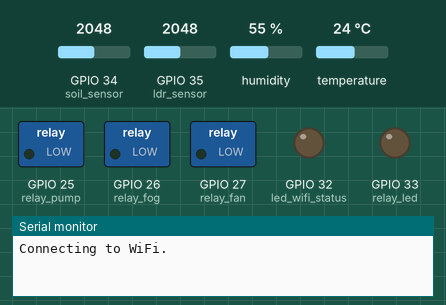
Simulated run of this sketch. Board: ESP32. On the bench: switched loads named in the sketch (green lamp = pin HIGH), output pins drawn as LEDs (lit = HIGH), the last lines printed to the serial monitor. Inputs (shaded band) come from the test bench; at power-on: temperature 24 °C, GPIO 34 (soil_sensor) = 2048, GPIO 35 (ldr_sensor) = 2048, humidity 55 %. WiFi joins after 1.5 s; servers stay silent unless stated; the local clock reads 2024-03-15 10:24:30 at power-on unless the sketch sets it; no MQTT or app messages arrive unless stated; web services answer with replies made up by the test bench.

Above: at 0.1 s.
At 2.7 s:
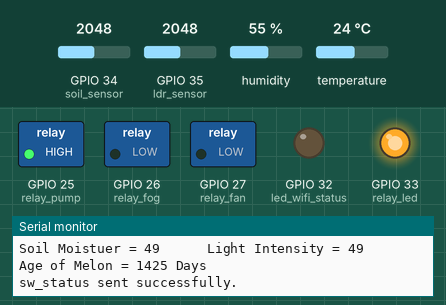
2.8 s: temperature set to 5 °C
At 3.4 s:
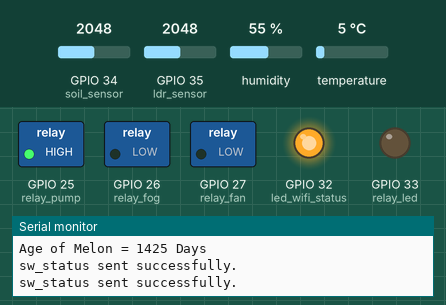
Timing chart, 0 to 5.8 s (numbered marks = the images above; inputs shaded):
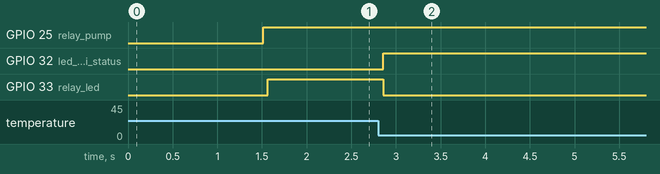

The sketch:

demo_v002.ino
```cpp
#include <WiFi.h>
#include <WiFiClientSecure.h>
#include <time.h>
#include <DHT.h>
#include "Adafruit_MQTT.h"
#include "Adafruit_MQTT_Client.h"
#include "ThingSpeak.h"

#define DHTPIN 5
#define DHTTYPE DHT22

#define LINE_TOKEN "ZrHx4oHAJMZyYuy9HJb3kxgsjXcB5ekgjdzXJsF0V61"

#define AIO_SERVER      "io.adafruit.com"
#define AIO_SERVERPORT  1883
#define AIO_USERNAME  "FARmer037"
#define AIO_KEY  "f7fc3c178a014d4bbada37a32acaf9cb"

WiFiClient client;

DHT dht(DHTPIN, DHTTYPE);

Adafruit_MQTT_Client mqtt(&client, AIO_SERVER, AIO_SERVERPORT, AIO_USERNAME, AIO_KEY);

Adafruit_MQTT_Publish temp = Adafruit_MQTT_Publish(&mqtt, AIO_USERNAME "/feeds/temp");
Adafruit_MQTT_Publish humidity = Adafruit_MQTT_Publish(&mqtt, AIO_USERNAME "/feeds/humidity");
Adafruit_MQTT_Publish soilmoisture = Adafruit_MQTT_Publish(&mqtt, AIO_USERNAME "/feeds/soilmoisture");
Adafruit_MQTT_Publish lightintensity = Adafruit_MQTT_Publish(&mqtt, AIO_USERNAME "/feeds/lightintensity");
Adafruit_MQTT_Publish pumpswitch = Adafruit_MQTT_Publish(&mqtt, AIO_USERNAME "/feeds/pumpswitch");
Adafruit_MQTT_Publish lightswitch = Adafruit_MQTT_Publish(&mqtt, AIO_USERNAME "/feeds/lightswitch");
Adafruit_MQTT_Publish age = Adafruit_MQTT_Publish(&mqtt, AIO_USERNAME "/feeds/age");

//------------------------------------------------MESSAGE--------------------------------------------------------------------------//
String m_Watered = "%E0%B8%A3%E0%B8%94%E0%B8%99%E0%B9%89%E0%B8%B3%E0%B9%81%E0%B8%A5%E0%B9%89%E0%B8%A7%20!";    //  รดน้ำแล้ว!
String m_TernOn = "%E0%B9%80%E0%B8%9B%E0%B8%B4%E0%B8%94%E0%B9%84%E0%B8%9F%20LED%20Grow%20Light%20%E0%B9%81%E0%B8%A5%E0%B9%89%E0%B8%A7%20!";   //  เปิดไฟ LED Grow Light แล้ว !
String m_TernOff = "%E0%B8%9B%E0%B8%B4%E0%B8%94%E0%B9%84%E0%B8%9F%20LED%20Grow%20Light%20%E0%B9%81%E0%B8%A5%E0%B9%89%E0%B8%A7%20!";           //  ปิดไฟ LED Grow Light แล้ว !
String m_temp = "%E0%B8%AD%E0%B8%B8%E0%B8%93%E0%B8%AB%E0%B8%A0%E0%B8%B9%E0%B8%A1%E0%B8%B4";                                                                     //  อุณหภูมิ
String m_humid = "%E0%B8%84%E0%B8%A7%E0%B8%B2%E0%B8%A1%E0%B8%8A%E0%B8%B7%E0%B9%89%E0%B8%99%E0%B9%83%E0%B8%99%E0%B8%AD%E0%B8%B2%E0%B8%81%E0%B8%B2%E0%B8%A8";      //  ความชื้นในอากาศ
String m_soil = "%E0%B8%84%E0%B8%A7%E0%B8%B2%E0%B8%A1%E0%B8%8A%E0%B8%B7%E0%B9%89%E0%B8%99%E0%B9%83%E0%B8%99%E0%B8%94%E0%B8%B4%E0%B8%99";                        //  ความชื้นในดิน
String m_light = "%E0%B8%84%E0%B8%A7%E0%B8%B2%E0%B8%A1%E0%B9%80%E0%B8%82%E0%B9%89%E0%B8%A1%E0%B8%82%E0%B8%AD%E0%B8%87%E0%B9%81%E0%B8%AA%E0%B8%87";               //  ความเข้มของแสง

//--------------------------------------------------------------------------------------------------------------------------------//
const char* ssid = "SmartFarmNet";
const char* password = "aptx4869";
//const char* ssid = "AndroidAP";
//const char* password = "fnei9721";

// Thingspeak channel details
unsigned long channelNumber = 963193;
const char * myWriteAPIKey = "UVLLKJC7997PHZTL";
const char * myReadAPIKey = "PJB25YZF2GE4Y4NC";
unsigned int tempFieldNumber = 1;
unsigned int humidFieldNumber = 2;
unsigned int soilFieldNumber = 3;
unsigned int lightFieldNumber = 4;

int timezone = 7 * 3600;                      //ค่า TimeZone ตามเวลาประเทศไทย
int dst = 0;                                  //ค่า Date Swing Time

String ntp_day = "";
String ntp_time = "";

time_t plant = 1587342911;                    //ค่าเวลาปลูก (จำนวนวินาทีตั้งแต่ 1 มกราคม 1900 เวลา 00:00:00)

//-----------------------SET PIN-----------------------------------------//
int relay_fog = 26;
int relay_fan = 27;
int relay_pump = 25;
int relay_led = 33;
int soil_sensor = 34;
int ldr_sensor = 35;
int led_wifi_status = 32;

//------------------------------------------------SET STATE------------------------------------------------------------------------//
int state_water = 0;
int state_light = 0;
int state_day = 100;

const unsigned long eventIntervalAd = 600000;
unsigned long previousTimeTh = 0;
unsigned long previousTimeAd = 0;

//------------------------------------------------SETUP FUNCTION-------------------------------------------------------------------//
void setup() {
  pinMode(relay_fog, OUTPUT);
  pinMode(relay_fan, OUTPUT);
  pinMode(relay_pump, OUTPUT);
  pinMode(relay_led, OUTPUT);
  pinMode(led_wifi_status, OUTPUT);
  digitalWrite(led_wifi_status, 0);

  Serial.begin(115200);
  dht.begin();
  WiFi.begin(ssid, password);
  Serial.print("Connecting to WiFi");

  while (WiFi.status() != WL_CONNECTED) {
    Serial.print(".");
    delay(500);
  }

  Serial.println("\nConnected to the WiFi network");
  Serial.print("IP address: ");
  Serial.println(WiFi.localIP());

  Serial.println("");

  ThingSpeak.begin(client);  // Initialize ThingSpeak

}

//----------------------------------------------------------------------------------------------------------------------------------//

void loop() {
  if ((WiFi.status() == WL_CONNECTED))
  {
    float t = dht.readTemperature();
    float h = dht.readHumidity();
    int soil = read_soil();
    int ldr = read_ldr();
    String current_t = "";

    configTime(timezone, dst, "pool.ntp.org", "time.nist.gov");
    time_t now = time(nullptr);
    struct tm* p_tm = localtime(&now);

    // age_of_melon()
    double diff = difftime(now, plant);
    int n_day = diff /86400;

    // print values
    print_value(t, h, soil, ldr, n_day);

    // Get current time
    ntp_time = String(p_tm->tm_hour);
    ntp_time += ":";
    ntp_time += String(p_tm->tm_min);
    ntp_time += ":";
    ntp_time += String(p_tm->tm_sec);

    ntp_day = String(p_tm->tm_mday);
    ntp_day += "-";
    ntp_day += String(p_tm->tm_mon + 1);
    ntp_day += "-";
    ntp_day += String(p_tm->tm_year + 1900);

    current_t = ntp_day + " " + ntp_time;


    // Send data every 10 minutes
    unsigned long currentTime = millis();

    if(currentTime - previousTimeAd >= eventIntervalAd) {

      if (t < 100 && h < 100) {
         sendDataToAdafruit(temp, humidity, soilmoisture, lightintensity, age, t, h, soil, ldr, n_day);
      }

      LINE_Notify("\n" + current_t + "\n" +
                m_temp + " : " + t + "%C2%B0C" + "\n" +
                m_humid + " : " + h + " %25" + "\n" +
                m_soil + " : " + soil + " %25" + "\n" +
                m_light + " : " + ldr + " %25");

      previousTimeAd = currentTime;
    }


    // water(n_day);
    if (n_day <= 14) {
      if (p_tm->tm_hour == 8 || p_tm->tm_hour == 15 || soil < 50) {
        if (p_tm->tm_min == 0 && p_tm->tm_sec <= 25 || soil < 50) {
          digitalWrite(relay_pump, 1);

          if (state_water == 0) {
             sendStatusToAdafruit(pumpswitch, "ON");
            state_water = 1;
          }
        }
        else {
          digitalWrite(relay_pump, 0);

          if (state_water == 1) {
            LINE_Notify("\n" + current_t + "\n" + m_Watered);
             sendStatusToAdafruit(pumpswitch, "OFF");
            state_water = 0;
          }
        }
      }
    }
    else if (n_day > 14) {
      if (p_tm->tm_hour == 8 || p_tm->tm_hour == 12 || p_tm->tm_hour == 15 || soil < 50) {
        if (p_tm->tm_min == 0 && p_tm->tm_sec <= 25 || soil < 50) {
          digitalWrite(relay_pump, 1);

          if (state_water == 0) {
             sendStatusToAdafruit(pumpswitch, "ON");
            state_water = 1;
          }
        }
        else {
          digitalWrite(relay_pump, 0);

          if (state_water == 1) {
            LINE_Notify("\n" + current_t + "\n" + m_Watered);
             sendStatusToAdafruit(pumpswitch, "OFF");
            state_water = 0;
          }
        }
      }
    }


    // turnOnTheLight(ldr);
    if((p_tm->tm_hour >= 19) || p_tm->tm_hour <= 6 || ldr < 50) {
      digitalWrite(relay_led, 1);

      if(state_light == 0) {
        LINE_Notify("\n" + current_t + "\n" + m_TernOn + "\n" + "Light = " + ldr);
         sendStatusToAdafruit(lightswitch, "ON");
        state_light = 1;
      }
    }
    else if (ldr > 50) {
      digitalWrite(relay_led, 0);

      if(state_light == 1) {
        LINE_Notify("\n" + current_t + "\n" + m_TernOff + "\n" + "Light = " + ldr);
         sendStatusToAdafruit(lightswitch, "OFF");
        state_light = 0;
      }
    }

    // fan and fog system
    t > 55 ? digitalWrite(relay_led, 1) : digitalWrite(relay_led, 0);
//    h > 90 ? digitalWrite(relay_fan, 1) : digitalWrite(relay_fan, 0);

    digitalWrite(led_wifi_status, 1);
  }
  else
  {
    Serial.println("Connection lost");
    digitalWrite(led_wifi_status, 0);
  }

  delay(1000);
}

//----------------------------------------------------------------------------------------------------------------------------------//

int read_soil() {
  int value = analogRead(soil_sensor);
  int soil = map(value, 4095, 0, 0, 100);

  return soil;
}

int read_ldr() {
  int value = analogRead(ldr_sensor);
  int ldr = map(value, 4095, 0, 0, 100);

  return ldr;
}

void print_value(int t, int h, int soil, int ldr, int age) {
  Serial.print("Temperature = ");
  Serial.print(t);
  Serial.print("      ");
  Serial.print("Humidity = ");
  Serial.print(h);
  Serial.println("");

  Serial.print("Soil Moistuer = ");
  Serial.print(soil);
  Serial.print("      ");
  Serial.print("Light Intensity = ");
  Serial.print(ldr);
  Serial.println("");

  Serial.print("Age of Melon = ");
  Serial.print(age);
  Serial.println(" Days");
}

boolean MQTT_connect() {
  int8_t ret;
  if (mqtt.connected()) {
    return true;
  }
  uint8_t retries = 3;
  while ((ret = mqtt.connect()) != 0) {
    mqtt.disconnect(); delay(2000);
    retries--;
    if (retries == 0) {
      return false;
    }
  }
  return true;
}

void sendDataToAdafruit(Adafruit_MQTT_Publish feed_t, Adafruit_MQTT_Publish feed_h, Adafruit_MQTT_Publish feed_soil, Adafruit_MQTT_Publish feed_ldr,
                        Adafruit_MQTT_Publish feed_n_day, int t, int h, int soil, int ldr, int n_day) {
  if (MQTT_connect()) {
    if(feed_t.publish(t) && feed_h.publish(h) && feed_soil.publish(soil) && feed_ldr.publish(ldr) && feed_n_day.publish(n_day)) {
      Serial.println("Sensors sent successfully.");
    }
    else {
      Serial.println("Problem to send the data!");
    }
  }
  else {
    Serial.println("Problem connect to the site!");
  }
}

void sendStatusToAdafruit(Adafruit_MQTT_Publish feed, const char* sw_status) {
  if (MQTT_connect()) {
    if(feed.publish(sw_status)) {
      Serial.println("sw_status sent successfully.");
    }
    else {
      Serial.println("Problem to send the data!");
    }
  }
  else {
    Serial.println("Problem connect to the site!");
  }
}

void sendDataToThingspeak(int t, int h, int soil) {
  // set the fields with the values
  ThingSpeak.setField(tempFieldNumber, t);
  ThingSpeak.setField(humidFieldNumber, h);
  ThingSpeak.setField(soilFieldNumber, soil);

  ThingSpeak.writeFields(channelNumber, myWriteAPIKey);
}

bool LINE_Notify(String message) {
  WiFiClientSecure client;

  if (!client.connect("notify-api.line.me", 443)) {
    Serial.println("connection failed");
    return false;
  }

  String payload = "message=" + message;
  String req = "";
  req += "POST /api/notify HTTP/1.1\r\n";
  req += "Host: notify-api.line.me\r\n";
  req += "Authorization: Bearer " + String(LINE_TOKEN) + "\r\n";
  req += "User-Agent: ESP32\r\n";
  req += "Content-Type: application/x-www-form-urlencoded\r\n";
  req += "Content-Length: " + String(payload.length()) + "\r\n";
  req += "\r\n";
  req += payload;
  // Serial.println(req);
  client.print(req);

  delay(20);

  // Serial.println("-------------");
  long timeOut = millis() + 30000;
  while(client.connected() && timeOut > millis()) {
    if (client.available()) {
      String str = client.readString();
      // Serial.print(str);
    }
    delay(10);
  }
  // Serial.println("-------------");

  return timeOut > millis();
}
```
